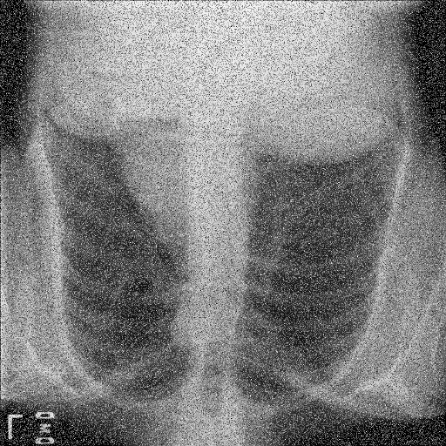
#> input picture HW2/hw2.png, 446 x 446 px
$ jupyter execute HW2.ipynb
#> lines starting #> are read from the running program, lines starting #| are printed output that depends on the picture
# **Homework 2**

## **Basis of Numpy Library**

Numpy is the core library for scientific computing in Python. It provides a high-performance multidimensional array object and tools for working with these **arrays**.

To use Numpy, we first need to import the `numpy` package:

[cell 1]
# import library
import numpy as np

### **Arrays**

- A numpy array is a grid of values, all of the same type, and is indexed by a tuple of nonnegative integers.

- The number of dimensions is the rank of the array;

- The shape of an array is a tuple of integers giving the size of the array along each dimension.

**Exercise:**
- What is an **array**?
- Give an example that can be represented by an array.

**Answer:**
- An **array** is a grid of values of the same data type, stored contiguously and indexed by a tuple of non-negative integers. Its number of dimensions is its *rank*, and its *shape* gives the size along each dimension.
- Example: a grayscale image is a 2D array (height × width) of pixel intensities; an RGB image is a 3D array (height × width × 3).

[cell 2]
# create 1d array
a = np.array([10, 20, 30, 40])
print(a)

[cell 3]
# print shape
print(a.shape)

[cell 4]
# create 2d array
b = np.array([[1, 2, 3],
              [4, 5, 6]])
print(b)

[cell 5]
# print shape
print(b.shape)

[cell 6]
# create 3d array
c = np.array([[[1, 2, 3], [4, 5, 6]],
              [[7, 8, 9], [10, 11, 12]]])
print(c)

[cell 7]
# print shape
print(c.shape)

### **Array Indexing**

[cell 8]
# print the second element in your 1d array
print(a[1])

[cell 9]
# print the first row second element in your 2d array
print(b[0, 1])

[cell 10]
# print the first rank first row second element in your 3d array
print(c[0, 0, 1])

### **Array Operations**

[cell 11]
# create 2 2d-array
x = np.array([[1, 2], [3, 4]], dtype=np.float64)
y = np.array([[5, 6], [7, 8]], dtype=np.float64)

# Elementwise sum; both produce an array
print(x + y)
print(np.add(x, y))

[cell 12]
# Elementwise difference; both produce an array
print(x - y)
print(np.subtract(x, y))

[cell 13]
# Elementwise division; both produce an array
print(x / y)
print(np.divide(x, y))

[cell 14]
# Elementwise product; both produce the array
print(x * y)
print(np.multiply(x, y))

[cell 15]
# Dot product or matrix multiplication
print(x.dot(y))
print(np.dot(x, y))
print(x @ y)

## Basis of OpenCV

[cell 16]
# read file
import cv2
import matplotlib.pyplot as plt

filename = 'hw2.png' # your file path
img = cv2.imread(filename, cv2.IMREAD_GRAYSCALE)
#> img is the input picture: shape (446, 446); min 0, max 255, mean 126.4
print(img.shape, img.dtype)
#| (446, 446) uint8
plt.imshow(img, cmap='gray'); plt.axis('off'); plt.show()

[cell 17]
# Rotate
# The image is upside down, so rotate it by 180 degrees
rotated = cv2.rotate(img, cv2.ROTATE_180)
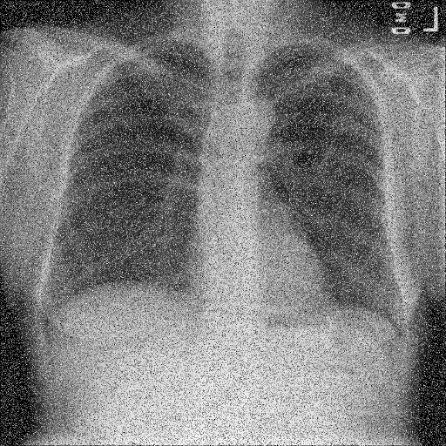
#> rotated: shape (446, 446); min 0, max 255, mean 126.4
plt.imshow(rotated, cmap='gray'); plt.axis('off'); plt.show()

[cell 18]
# Denoise by filter
# The noise is salt-and-pepper-like (isolated bright/dark pixels),
# so a median filter removes it while keeping edges (ribs, lung borders) sharp.
denoised = cv2.medianBlur(rotated, 5)
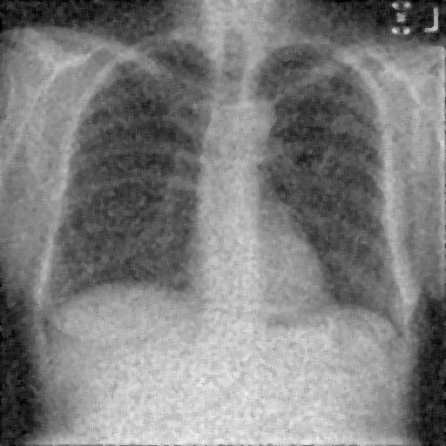
#> denoised: shape (446, 446); min 1, max 237, mean 126.4

fig, ax = plt.subplots(1, 2, figsize=(10, 5))
ax[0].imshow(rotated, cmap='gray'); ax[0].set_title('Rotated'); ax[0].axis('off')
ax[1].imshow(denoised, cmap='gray'); ax[1].set_title('Median filter (5x5)'); ax[1].axis('off')
plt.show()
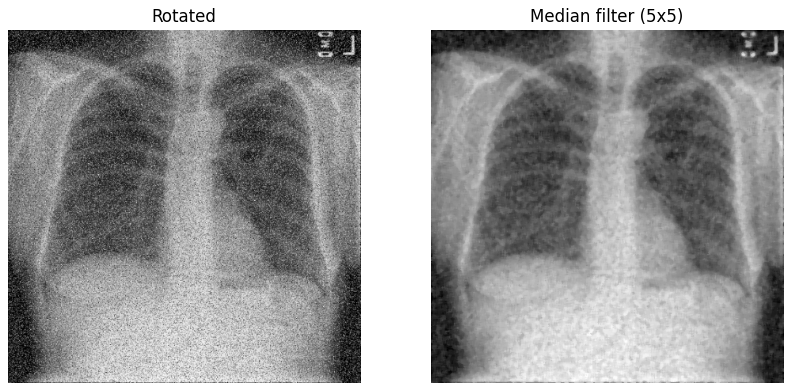
#> figure drawn by matplotlib, 2 panels

# cv2.imwrite cannot handle non-ASCII paths on Windows, so encode then write bytes
cv2.imencode('.png', denoised)[1].tofile('115061534_江承瀚_HW2.png')
